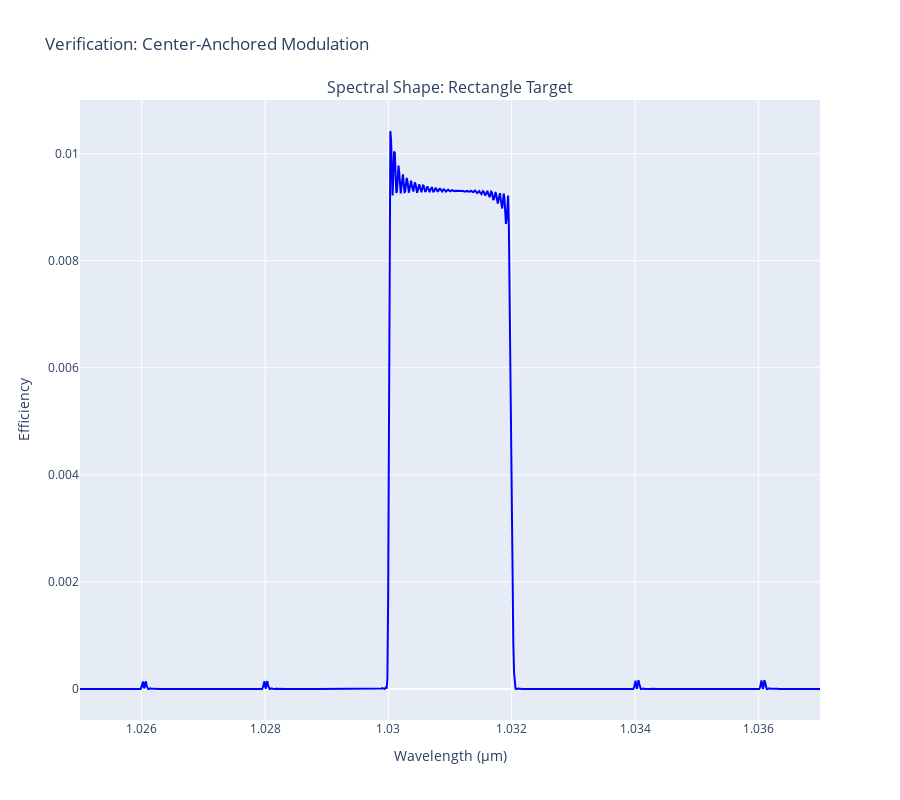

Write notebook code for a chart like this one.
### Code cell
import jax
import jax.numpy as jnp
from plotly import graph_objects as go
from plotly.subplots import make_subplots

from qpm import cwes2, mgoslt

# Enable x64
jax.config.update("jax_enable_x64", val=True)

# --- 1. Common Simulation Parameters ---
NORO_CRR_FACTOR = 1.07 / 2.84 * 100
design_temp = 70.0
kappa_mag = 1.31e-5 / (2 / jnp.pi)
wl_start = 1.025
wl_end = 1.037
wls = jnp.linspace(wl_start, wl_end, 1000)

# Calculate phase mismatch
dks = mgoslt.calc_twm_delta_k(wls, wls, design_temp)
b_initial = jnp.array(1.0 + 0.0j)
batch_simulate = jax.jit(jax.vmap(cwes2.simulate_shg_npda, in_axes=(None, None, 0, None)))

# --- 2. Target Profile Generation (Common) ---
# Using the same target as provided in the snippet
num_periods = 10000  # Adjusted for period-based logic
design_wl = 1.031
shg_width = jnp.pi / mgoslt.calc_twm_delta_k(design_wl, design_wl, design_temp)
Lp = 2 * shg_width  # The full period Lambda
L_total = num_periods * Lp

z_period_centers = (jnp.arange(num_periods) + 0.5) * Lp
z_center = L_total / 2.0
z_n = z_period_centers - z_center

# Target: Sinc * Gaussian
apodization_scale_factor = 30.0
sigma = (L_total / 2.0) * 0.5
sinc_arg = z_n * apodization_scale_factor / (L_total / 2.0)
target_profile = jnp.sinc(sinc_arg) * jnp.exp(-(z_n**2) / (2 * sigma**2))

# Normalize
max_val = jnp.max(jnp.abs(target_profile))
norm_profile = target_profile / max_val

# Extract D and Sign
mag_profile = jnp.abs(norm_profile)
sign_profile = jnp.sign(norm_profile)
D_n = jnp.arcsin(mag_profile) / jnp.pi

# --- 3. Geometry Construction ---

# A. Left-Anchored (2-Domain) - The "Control"
# ---------------------------------------------
w_left_1 = D_n * Lp
w_left_2 = (1 - D_n) * Lp

# Interleave [w1, w2, w1, w2...]
widths_2d = jnp.column_stack((w_left_1, w_left_2)).ravel()

# Kappas: (+, -) pattern multiplied by profile sign
# If sign is +, period is (+, -). If sign is -, period is (-, +).
base_signs_2d = jnp.tile(jnp.array([1.0, -1.0]), num_periods)
# Repeat profile sign for both domains in a period
period_signs_repeated = jnp.repeat(sign_profile, 2)
kappas_2d = kappa_mag * base_signs_2d * period_signs_repeated

# B. Center-Anchored (3-Domain) - The "Proposal"
# ----------------------------------------------
# Structure: [Gap_Left, Pulse, Gap_Right]
# Gap_Left  = (1 - D) * Lp / 2
# Pulse     = D * Lp
# Gap_Right = (1 - D) * Lp / 2

gap_widths = (1 - D_n) * Lp / 2.0
pulse_widths = D_n * Lp

# Interleave [gap, pulse, gap, gap, pulse, gap...]
widths_3d = jnp.column_stack((gap_widths, pulse_widths, gap_widths)).ravel()

# Kappas: (-, +, -) pattern multiplied by profile sign
# Note: To match the standard QPM global phase, we use [-1, 1, -1]
# so the 'Pulse' is the +k domain.
base_signs_3d = jnp.tile(jnp.array([-1.0, 1.0, -1.0]), num_periods)
period_signs_repeated_3d = jnp.repeat(sign_profile, 3)
kappas_3d = kappa_mag * base_signs_3d * period_signs_repeated_3d


# --- 4. Execution ---
print("Simulating Left-Anchored (2-Domain)...")
amps_2d = batch_simulate(widths_2d, kappas_2d, dks, b_initial)
effs_2d = jnp.abs(amps_2d) ** 2 * NORO_CRR_FACTOR

print("Simulating Center-Anchored (3-Domain)...")
amps_3d = batch_simulate(widths_3d, kappas_3d, dks, b_initial)
effs_3d = jnp.abs(amps_3d) ** 2 * NORO_CRR_FACTOR

# --- 5. Visualization & Analysis ---
fig = make_subplots(rows=1, cols=1, subplot_titles=("Spectral Shape: Rectangle Target", "Error/Asymmetry Analysis"), vertical_spacing=0.15)

# Plot 1: Spectra
# fig.add_trace(
#     go.Scatter(x=wls, y=effs_2d, mode="lines", name="2-Domain (Left-Anchored)", line={"color": "red", "width": 2, "dash": "dot"}), row=1, col=1,
# )
fig.add_trace(go.Scatter(x=wls, y=effs_3d, mode="lines", name="3-Domain (Center-Anchored)", line={"color": "blue", "width": 2}), row=1, col=1)

# Plot 2: Asymmetry Check (Difference from flipped version)
# We flip the spectrum around the center wavelength index to check symmetry
mid_idx = len(wls) // 2
# Simple heuristic: visual asymmetry
# fig.add_trace(go.Scatter(x=wls, y=effs_2d - jnp.flip(effs_2d), mode="lines", name="Asymmetry (2-Domain)", line={"color": "red"}), row=2, col=1)
# fig.add_trace(go.Scatter(x=wls, y=effs_3d - jnp.flip(effs_3d), mode="lines", name="Asymmetry (3-Domain)", line={"color": "blue"}), row=2, col=1)

fig.update_layout(height=800, width=900, title_text="Verification: Center-Anchored Modulation")
fig.update_xaxes(title_text="Wavelength (µm)", row=1, col=1)
fig.update_yaxes(title_text="Efficiency", row=1, col=1)
# fig.update_yaxes(title_text="Asymmetry (Delta)", row=2, col=1)

fig.show()

### Figure 1 — Plotly figure (JSON) as saved in the notebook; plotly's stock layout.template omitted (floating-point values rounded to 4 significant figures; data arrays with more than 128 entries replaced by an {"elided": "..."} marker saying what was removed)
{"data": [{"line": {"color": "blue", "width": 2}, "mode": "lines", "name": "3-Domain (Center-Anchored)", "type": "scatter", "x": {"elided": "1000 float values"}, "xaxis": "x", "y": {"elided": "1000 float values"}, "yaxis": "y"}], "layout": {"annotations": [{"font": {"size": 16}, "showarrow": false, "text": "Spectral Shape: Rectangle Target", "x": 0.5, "xanchor": "center", "xref": "paper", "y": 1, "yanchor": "bottom", "yref": "paper"}], "height": 800, "title": {"text": "Verification: Center-Anchored Modulation"}, "width": 900, "xaxis": {"anchor": "y", "domain": [0, 1], "title": {"text": "Wavelength (µm)"}}, "yaxis": {"anchor": "x", "domain": [0, 1], "title": {"text": "Efficiency"}}}}
